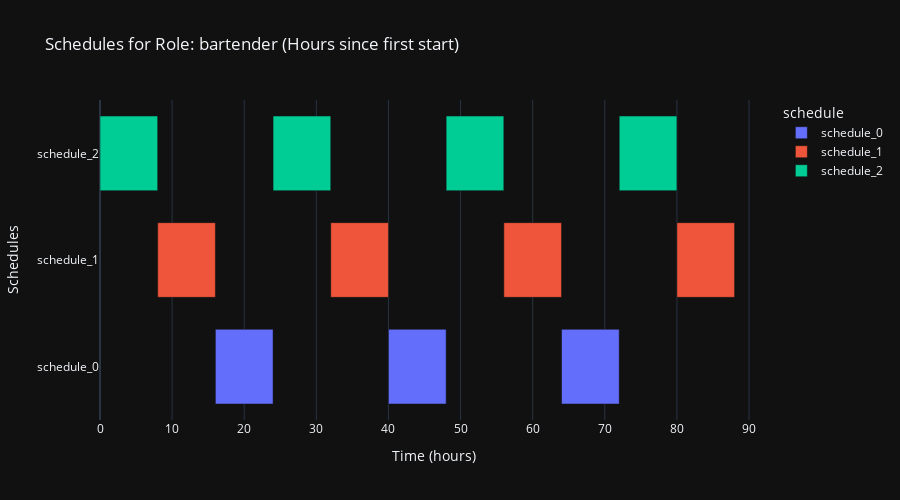
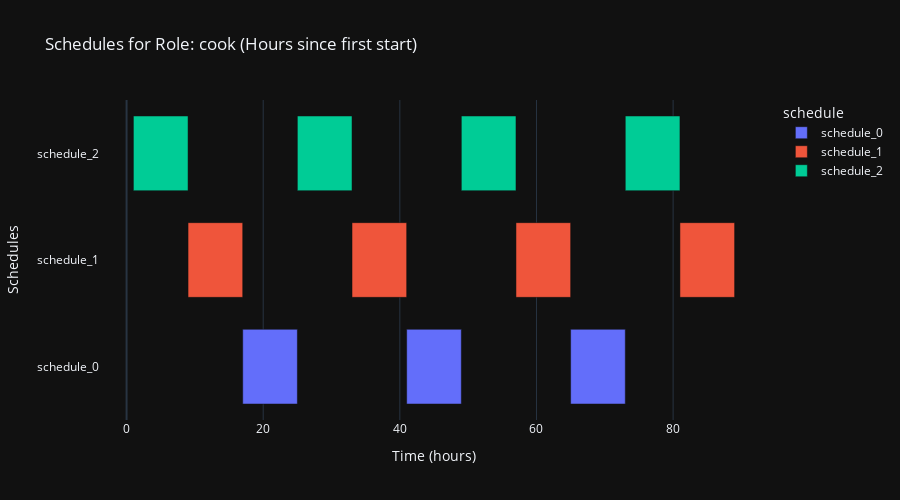
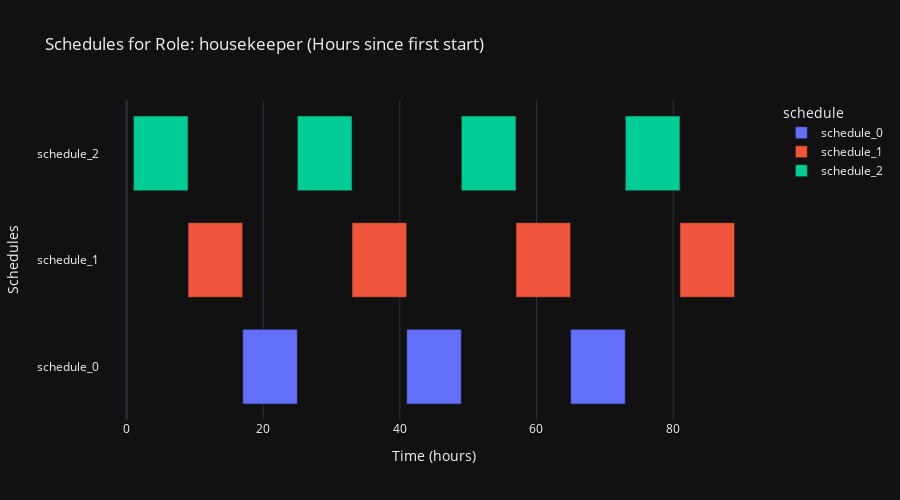
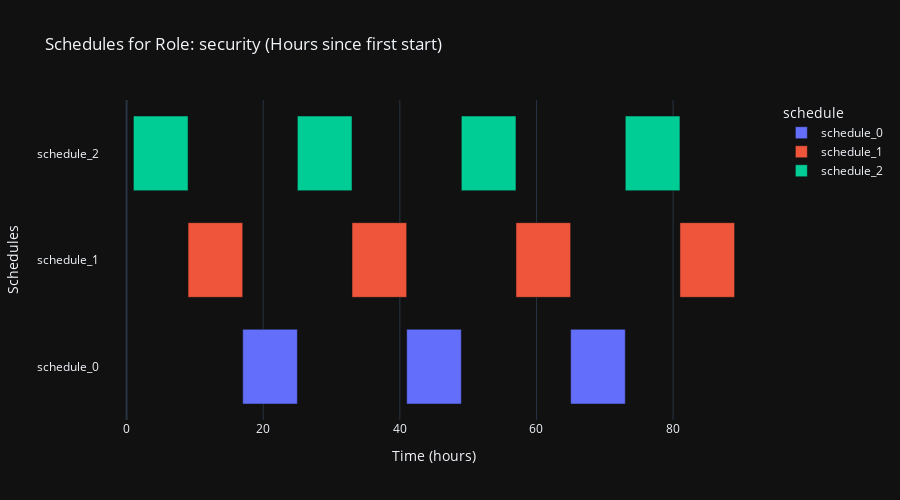

The notebook cell saved with these charts, in order:
### Markdown cell above
## Plots of the solution

### Code cell
import pandas as pd
import plotly.express as px

# --- Flatten your solutions dict into a DataFrame ---
records = []
for role, data in solutions.items():
    for schedule_name, intervals in data["schedules"].items():
        for start, end in intervals:
            records.append({
                "role": role,
                "schedule": schedule_name,
                "start": start,
                "end": end
            })

df = pd.DataFrame(records)
df = df.sort_values(by=["role", "schedule", "start"])

# --- Convert datetimes to hours since first start (relative time axis) ---
t0 = df["start"].min()
df["start_hours"] = (df["start"] - t0).dt.total_seconds() / 3600
df["duration_hours"] = (df["end"] - df["start"]).dt.total_seconds() / 3600

# --- Generate one plot per role ---
figs = {}
for role in df["role"].unique():
    role_df = df[df["role"] == role]
    fig = px.bar(
        role_df,
        x="duration_hours",
        y="schedule",
        base="start_hours",  # start of bar
        color="schedule",
        orientation="h",
        title=f"Schedules for Role: {role} (Hours since first start)"
    )
    fig.update_layout(
        xaxis_title="Time (hours)",
        yaxis_title="Schedules",
        bargap=0.3,
        height=500
    )
    fig.update_yaxes(autorange="reversed")  # keep first schedule on top
    figs[role] = fig

# --- Show one of them (for example, first role) ---
for rl in list(figs.keys()):
    display(figs[rl])

### Figure 1 — Plotly figure (JSON) as saved in the notebook; plotly's stock layout.template omitted (floating-point values rounded to 4 significant figures)
{"data": [{"base": [16.0, 40.0, 64.0], "hovertemplate": "schedule=%{y}<br>start_hours=%{base}<br>duration_hours=%{x}<extra></extra>", "legendgroup": "schedule_0", "marker": {"color": "#636efa", "pattern": {"shape": ""}}, "name": "schedule_0", "orientation": "h", "showlegend": true, "textposition": "auto", "x": [8.0, 8.0, 8.0], "xaxis": "x", "y": ["schedule_0", "schedule_0", "schedule_0"], "yaxis": "y", "type": "bar"}, {"base": [8.0, 32.0, 56.0, 80.0], "hovertemplate": "schedule=%{y}<br>start_hours=%{base}<br>duration_hours=%{x}<extra></extra>", "legendgroup": "schedule_1", "marker": {"color": "#EF553B", "pattern": {"shape": ""}}, "name": "schedule_1", "orientation": "h", "showlegend": true, "textposition": "auto", "x": [8.0, 8.0, 8.0, 8.0], "xaxis": "x", "y": ["schedule_1", "schedule_1", "schedule_1", "schedule_1"], "yaxis": "y", "type": "bar"}, {"base": [0.0, 24.0, 48.0, 72.0], "hovertemplate": "schedule=%{y}<br>start_hours=%{base}<br>duration_hours=%{x}<extra></extra>", "legendgroup": "schedule_2", "marker": {"color": "#00cc96", "pattern": {"shape": ""}}, "name": "schedule_2", "orientation": "h", "showlegend": true, "textposition": "auto", "x": [8.0, 8.0, 8.0, 8.0], "xaxis": "x", "y": ["schedule_2", "schedule_2", "schedule_2", "schedule_2"], "yaxis": "y", "type": "bar"}], "layout": {"xaxis": {"anchor": "y", "domain": [0.0, 1.0], "title": {"text": "Time (hours)"}}, "yaxis": {"anchor": "x", "domain": [0.0, 1.0], "title": {"text": "Schedules"}, "categoryorder": "array", "categoryarray": ["schedule_2", "schedule_1", "schedule_0"], "autorange": "reversed"}, "legend": {"title": {"text": "schedule"}, "tracegroupgap": 0}, "title": {"text": "Schedules for Role: bartender (Hours since first start)"}, "barmode": "relative", "bargap": 0.3, "height": 500}}

### Figure 2 — Plotly figure (JSON) as saved in the notebook; plotly's stock layout.template omitted (floating-point values rounded to 4 significant figures)
{"data": [{"base": [17.0, 41.0, 65.0], "hovertemplate": "schedule=%{y}<br>start_hours=%{base}<br>duration_hours=%{x}<extra></extra>", "legendgroup": "schedule_0", "marker": {"color": "#636efa", "pattern": {"shape": ""}}, "name": "schedule_0", "orientation": "h", "showlegend": true, "textposition": "auto", "x": [8.0, 8.0, 8.0], "xaxis": "x", "y": ["schedule_0", "schedule_0", "schedule_0"], "yaxis": "y", "type": "bar"}, {"base": [9.0, 33.0, 57.0, 81.0], "hovertemplate": "schedule=%{y}<br>start_hours=%{base}<br>duration_hours=%{x}<extra></extra>", "legendgroup": "schedule_1", "marker": {"color": "#EF553B", "pattern": {"shape": ""}}, "name": "schedule_1", "orientation": "h", "showlegend": true, "textposition": "auto", "x": [8.0, 8.0, 8.0, 8.0], "xaxis": "x", "y": ["schedule_1", "schedule_1", "schedule_1", "schedule_1"], "yaxis": "y", "type": "bar"}, {"base": [1.0, 25.0, 49.0, 73.0], "hovertemplate": "schedule=%{y}<br>start_hours=%{base}<br>duration_hours=%{x}<extra></extra>", "legendgroup": "schedule_2", "marker": {"color": "#00cc96", "pattern": {"shape": ""}}, "name": "schedule_2", "orientation": "h", "showlegend": true, "textposition": "auto", "x": [8.0, 8.0, 8.0, 8.0], "xaxis": "x", "y": ["schedule_2", "schedule_2", "schedule_2", "schedule_2"], "yaxis": "y", "type": "bar"}], "layout": {"xaxis": {"anchor": "y", "domain": [0.0, 1.0], "title": {"text": "Time (hours)"}}, "yaxis": {"anchor": "x", "domain": [0.0, 1.0], "title": {"text": "Schedules"}, "categoryorder": "array", "categoryarray": ["schedule_2", "schedule_1", "schedule_0"], "autorange": "reversed"}, "legend": {"title": {"text": "schedule"}, "tracegroupgap": 0}, "title": {"text": "Schedules for Role: cook (Hours since first start)"}, "barmode": "relative", "bargap": 0.3, "height": 500}}

### Figure 3 — Plotly figure (JSON) as saved in the notebook; plotly's stock layout.template omitted (floating-point values rounded to 4 significant figures)
{"data": [{"base": [17.0, 41.0, 65.0], "hovertemplate": "schedule=%{y}<br>start_hours=%{base}<br>duration_hours=%{x}<extra></extra>", "legendgroup": "schedule_0", "marker": {"color": "#636efa", "pattern": {"shape": ""}}, "name": "schedule_0", "orientation": "h", "showlegend": true, "textposition": "auto", "x": [8.0, 8.0, 8.0], "xaxis": "x", "y": ["schedule_0", "schedule_0", "schedule_0"], "yaxis": "y", "type": "bar"}, {"base": [9.0, 33.0, 57.0, 81.0], "hovertemplate": "schedule=%{y}<br>start_hours=%{base}<br>duration_hours=%{x}<extra></extra>", "legendgroup": "schedule_1", "marker": {"color": "#EF553B", "pattern": {"shape": ""}}, "name": "schedule_1", "orientation": "h", "showlegend": true, "textposition": "auto", "x": [8.0, 8.0, 8.0, 8.0], "xaxis": "x", "y": ["schedule_1", "schedule_1", "schedule_1", "schedule_1"], "yaxis": "y", "type": "bar"}, {"base": [1.0, 25.0, 49.0, 73.0], "hovertemplate": "schedule=%{y}<br>start_hours=%{base}<br>duration_hours=%{x}<extra></extra>", "legendgroup": "schedule_2", "marker": {"color": "#00cc96", "pattern": {"shape": ""}}, "name": "schedule_2", "orientation": "h", "showlegend": true, "textposition": "auto", "x": [8.0, 8.0, 8.0, 8.0], "xaxis": "x", "y": ["schedule_2", "schedule_2", "schedule_2", "schedule_2"], "yaxis": "y", "type": "bar"}], "layout": {"xaxis": {"anchor": "y", "domain": [0.0, 1.0], "title": {"text": "Time (hours)"}}, "yaxis": {"anchor": "x", "domain": [0.0, 1.0], "title": {"text": "Schedules"}, "categoryorder": "array", "categoryarray": ["schedule_2", "schedule_1", "schedule_0"], "autorange": "reversed"}, "legend": {"title": {"text": "schedule"}, "tracegroupgap": 0}, "title": {"text": "Schedules for Role: housekeeper (Hours since first start)"}, "barmode": "relative", "bargap": 0.3, "height": 500}}

### Figure 4 — Plotly figure (JSON) as saved in the notebook; plotly's stock layout.template omitted (floating-point values rounded to 4 significant figures)
{"data": [{"base": [17.0, 41.0, 65.0], "hovertemplate": "schedule=%{y}<br>start_hours=%{base}<br>duration_hours=%{x}<extra></extra>", "legendgroup": "schedule_0", "marker": {"color": "#636efa", "pattern": {"shape": ""}}, "name": "schedule_0", "orientation": "h", "showlegend": true, "textposition": "auto", "x": [8.0, 8.0, 8.0], "xaxis": "x", "y": ["schedule_0", "schedule_0", "schedule_0"], "yaxis": "y", "type": "bar"}, {"base": [9.0, 33.0, 57.0, 81.0], "hovertemplate": "schedule=%{y}<br>start_hours=%{base}<br>duration_hours=%{x}<extra></extra>", "legendgroup": "schedule_1", "marker": {"color": "#EF553B", "pattern": {"shape": ""}}, "name": "schedule_1", "orientation": "h", "showlegend": true, "textposition": "auto", "x": [8.0, 8.0, 8.0, 8.0], "xaxis": "x", "y": ["schedule_1", "schedule_1", "schedule_1", "schedule_1"], "yaxis": "y", "type": "bar"}, {"base": [1.0, 25.0, 49.0, 73.0], "hovertemplate": "schedule=%{y}<br>start_hours=%{base}<br>duration_hours=%{x}<extra></extra>", "legendgroup": "schedule_2", "marker": {"color": "#00cc96", "pattern": {"shape": ""}}, "name": "schedule_2", "orientation": "h", "showlegend": true, "textposition": "auto", "x": [8.0, 8.0, 8.0, 8.0], "xaxis": "x", "y": ["schedule_2", "schedule_2", "schedule_2", "schedule_2"], "yaxis": "y", "type": "bar"}], "layout": {"xaxis": {"anchor": "y", "domain": [0.0, 1.0], "title": {"text": "Time (hours)"}}, "yaxis": {"anchor": "x", "domain": [0.0, 1.0], "title": {"text": "Schedules"}, "categoryorder": "array", "categoryarray": ["schedule_2", "schedule_1", "schedule_0"], "autorange": "reversed"}, "legend": {"title": {"text": "schedule"}, "tracegroupgap": 0}, "title": {"text": "Schedules for Role: security (Hours since first start)"}, "barmode": "relative", "bargap": 0.3, "height": 500}}
